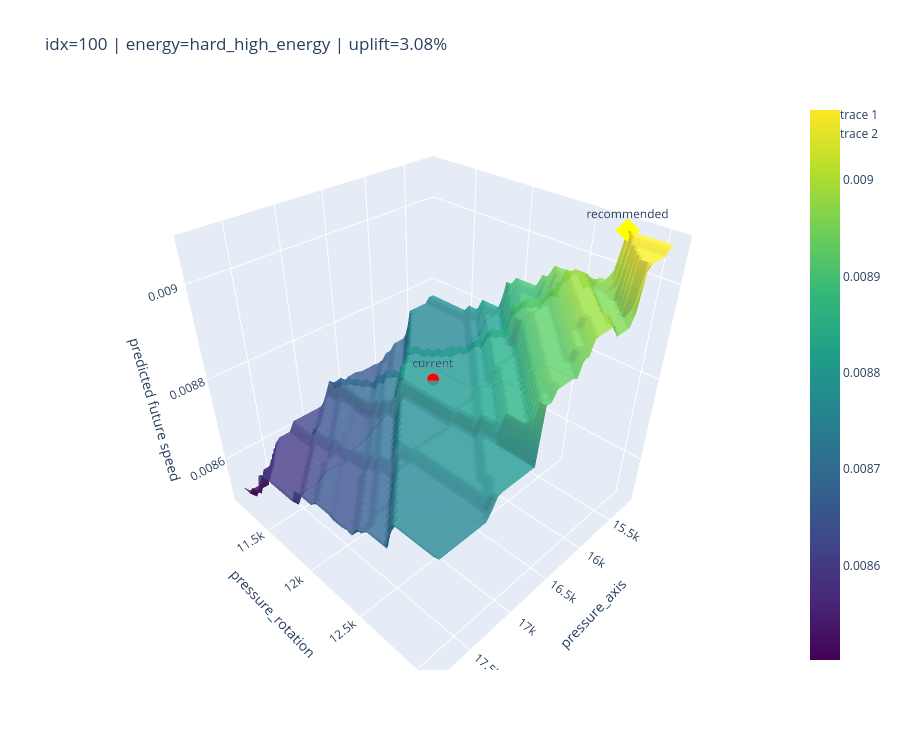
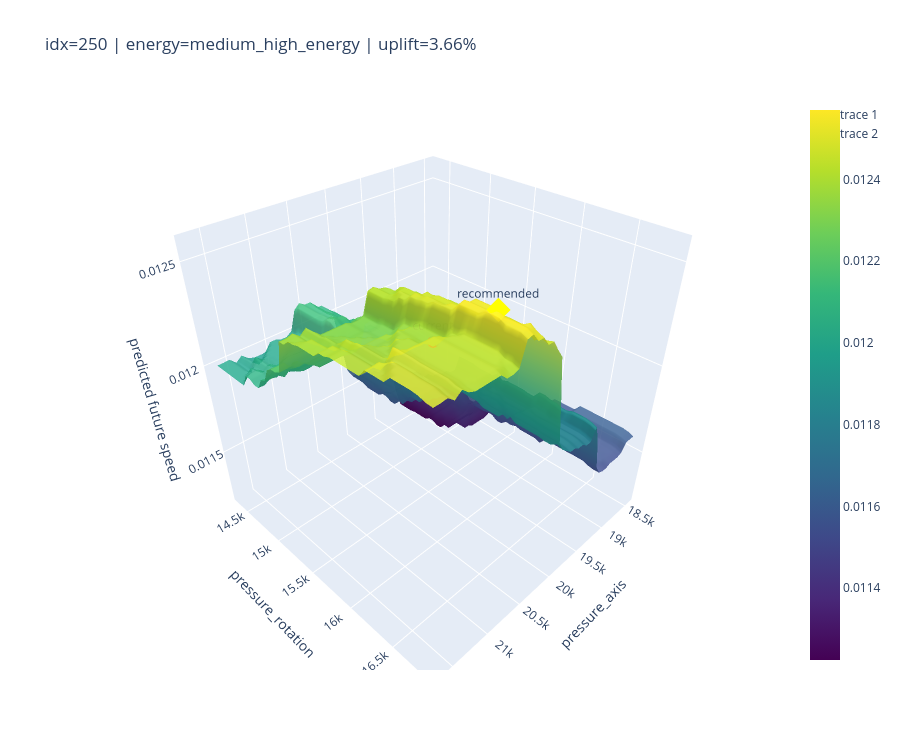

Here is the notebook cell these charts were saved with, in order:
### Markdown cell above
## 5. Plot several points to see surface switching

### Code cell
# Эта ячейка строит поверхности для нескольких точек одной скважины.
# Удобно смотреть, как меняется energy_type и surface.
POINTS = [100, 250, 500, 750]

for idx in POINTS:
    if idx >= len(well_df):
        continue
    row = well_df.iloc[idx]
    PA, PR, Z, grid, best, current_pred_speed = build_surface(row, grid_size=45, max_delta_frac=0.08)
    uplift = 100 * (float(best["pred_future_speed"]) / (current_pred_speed + EPS) - 1)

    fig = go.Figure()
    fig.add_trace(go.Surface(x=PA, y=PR, z=Z, colorscale="Viridis", opacity=0.85))
    fig.add_trace(go.Scatter3d(
        x=[row["pressure_axis"]], y=[row["pressure_rotation"]], z=[current_pred_speed],
        mode="markers+text", text=["current"], marker=dict(size=7, color="red")
    ))
    fig.add_trace(go.Scatter3d(
        x=[best["pressure_axis"]], y=[best["pressure_rotation"]], z=[best["pred_future_speed"]],
        mode="markers+text", text=["recommended"], marker=dict(size=8, color="yellow", symbol="diamond")
    ))
    fig.update_layout(
        title=f"idx={idx} | energy={row['rock_energy_type_final']} | uplift={uplift:.2f}%",
        scene=dict(xaxis_title="pressure_axis", yaxis_title="pressure_rotation", zaxis_title="predicted future speed"),
        height=750,
    )
    fig.show()

### Figure 1 — Plotly figure (JSON) as saved in the notebook; plotly's stock layout.template omitted (floating-point values rounded to 4 significant figures; data arrays with more than 128 entries replaced by an {"elided": "..."} marker saying what was removed)
{"data": [{"colorscale": [[0, "#440154"], [0.1111, "#482878"], [0.2222, "#3e4989"], [0.3333, "#31688e"], [0.4444, "#26828e"], [0.5556, "#1f9e89"], [0.6667, "#35b779"], [0.7778, "#6ece58"], [0.8889, "#b5de2b"], [1, "#fde725"]], "opacity": 0.85, "type": "surface", "x": {"elided": "45x45 float values"}, "y": {"elided": "45x45 float values"}, "z": {"elided": "45x45 float values"}}, {"marker": {"color": "red", "size": 7}, "mode": "markers+text", "text": ["current"], "type": "scatter3d", "x": [16513], "y": [12101], "z": [0.0088]}, {"marker": {"color": "yellow", "size": 8, "symbol": "diamond"}, "mode": "markers+text", "text": ["recommended"], "type": "scatter3d", "x": [15190.0], "y": [12760.0], "z": [0.009073]}], "layout": {"height": 750, "scene": {"xaxis": {"title": {"text": "pressure_axis"}}, "yaxis": {"title": {"text": "pressure_rotation"}}, "zaxis": {"title": {"text": "predicted future speed"}}}, "title": {"text": "idx=100 | energy=hard_high_energy | uplift=3.08%"}}}

### Figure 2 — Plotly figure (JSON) as saved in the notebook; plotly's stock layout.template omitted (floating-point values rounded to 4 significant figures; data arrays with more than 128 entries replaced by an {"elided": "..."} marker saying what was removed)
{"data": [{"colorscale": [[0, "#440154"], [0.1111, "#482878"], [0.2222, "#3e4989"], [0.3333, "#31688e"], [0.4444, "#26828e"], [0.5556, "#1f9e89"], [0.6667, "#35b779"], [0.7778, "#6ece58"], [0.8889, "#b5de2b"], [1, "#fde725"]], "opacity": 0.85, "type": "surface", "x": {"elided": "45x45 float values"}, "y": {"elided": "45x45 float values"}, "z": {"elided": "45x45 float values"}}, {"marker": {"color": "red", "size": 7}, "mode": "markers+text", "text": ["current"], "type": "scatter3d", "x": [20056], "y": [15603], "z": [0.01213]}, {"marker": {"color": "yellow", "size": 8, "symbol": "diamond"}, "mode": "markers+text", "text": ["recommended"], "type": "scatter3d", "x": [20570.0], "y": [16570.0], "z": [0.01257]}], "layout": {"height": 750, "scene": {"xaxis": {"title": {"text": "pressure_axis"}}, "yaxis": {"title": {"text": "pressure_rotation"}}, "zaxis": {"title": {"text": "predicted future speed"}}}, "title": {"text": "idx=250 | energy=medium_high_energy | uplift=3.66%"}}}
